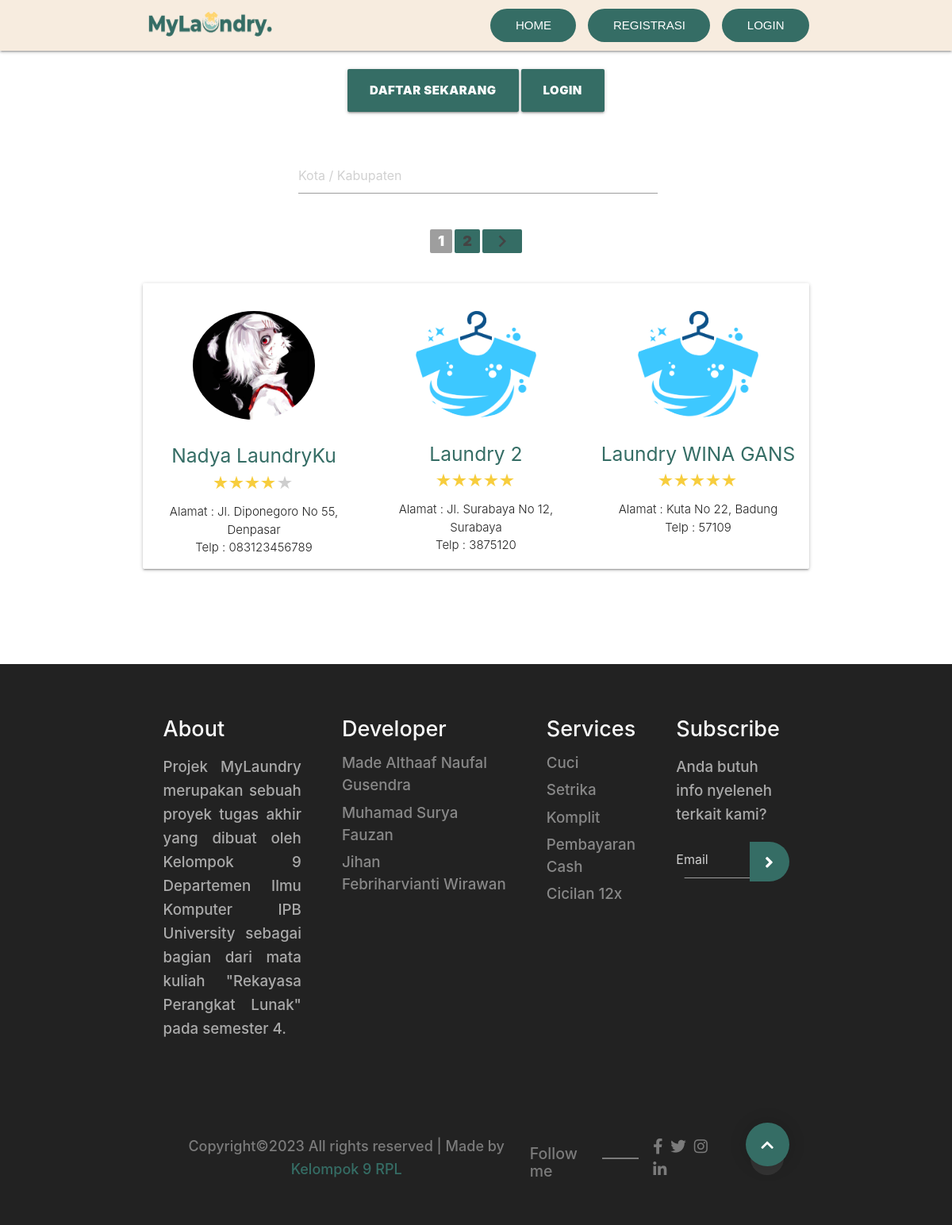
The page /index1.php on the database as committed earlier.
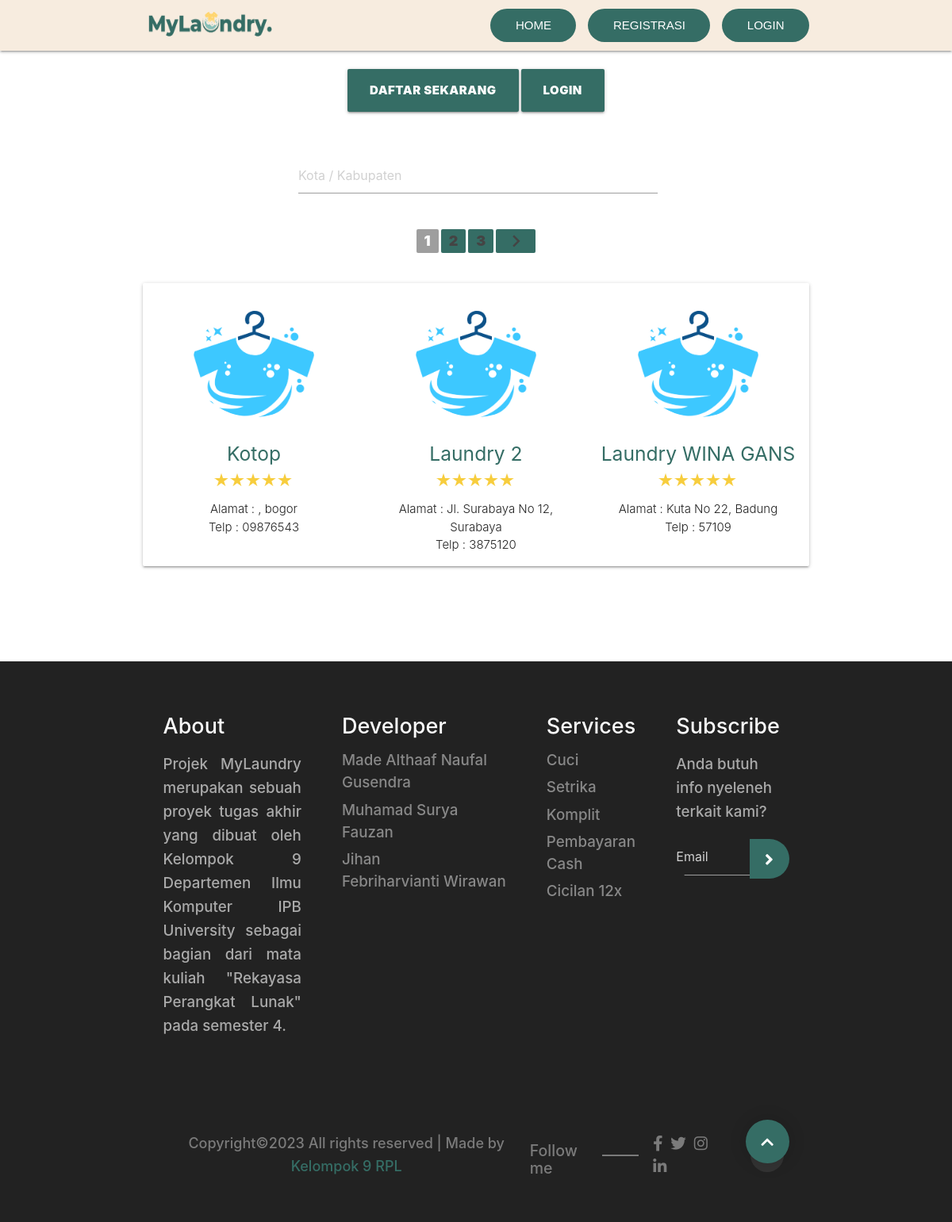
The same page on the database as committed later.
### tables this page shows
CREATE TABLE `agen` (
  `id_agen` int(11) NOT NULL,
  `nama_laundry` varchar(30) DEFAULT NULL,
  `nama_pemilik` varchar(30) DEFAULT NULL,
  `telp` varchar(13) DEFAULT NULL,
  `email` varchar(30) DEFAULT NULL,
  `kota` varchar(20) DEFAULT NULL,
  `alamat` varchar(100) DEFAULT NULL,
  `plat_driver` varchar(12) DEFAULT NULL,
  `foto` text NOT NULL,
  `password` varchar(255) DEFAULT NULL
);

### index1.php (the view, shortened to what the rows shown need)
<?php
include 'connect-db.php';
$jumlahDataPerHalaman = 3;
if ( isset($_GET["page"])){
    $halamanAktif = $_GET["page"];
}else{
    $halamanAktif = 1;
}
$awalData = ( $jumlahDataPerHalaman * $halamanAktif ) - $jumlahDataPerHalaman;
$agen = mysqli_query($connect,"SELECT * FROM agen LIMIT $awalData, $jumlahDataPerHalaman");
?>
<!DOCTYPE html>
<html lang="en">
<head>
    <link rel="stylesheet" href="./css/body.css" />
</head>
<body class="background.css" >
    <?php include 'header.php'; ?>
            <br>
    <div id="container">
        <div class="container">
            <div class="section">
                <div class="row card">
                    <?php foreach ( $agen as $dataAgen) : ?>
                        <div class="col s12 m4">
                            <div class="icon-block center">
                                <h2 class="center light-blue-text"><a href="detail-agen.php?id=<?= $dataAgen['id_agen'] ?>"><img src="img/agen/<?= $dataAgen['foto'] ?>" class="circle resposive-img" width=60% /></a></h2>
                                <h5 class="center"><a style="color: #356d65" href="detail-agen.php?id=<?= $dataAgen['id_agen'] ?>"><?= $dataAgen["nama_laundry"] ?></a></h5>
                                <?php
                                    $temp = $dataAgen["id_agen"];
                                    $queryStar = mysqli_query($connect,"SELECT * FROM transaksi WHERE id_agen = '$temp'");
                                    $totalStar = 0;
                                    $i = 0;
                                    while ($star = mysqli_fetch_assoc($queryStar)){
                                        if ($star["rating"] != 0){
                                            $totalStar += $star["rating"];
                                            $i++;
                                            $fixStar = ceil($totalStar / $i);
                                        }
                                    }
                                    if ( $totalStar == 0 ) {
                                ?>
                                    <center><fieldset class="bintang"><span class="starImg star-0"></span></fieldset></center>
                                <?php }else { ?>
                                    <center><fieldset class="bintang"><span class="starImg star-<?= $fixStar ?>"></span></fieldset></center>
                                <?php } ?>
                                <p class="light">
                                    Alamat : <?= $dataAgen["alamat"] . ", " . $dataAgen["kota"]  ?>
                                    <br/>Telp : <?= $dataAgen["telp"] ?></p>
                            </div>
                        </div>
                    <?php endforeach; ?>
                </div>
            </div>
            <br><br>
        </div>
    </div>
    <?php include "footer.php" ?>
</body>
</html>

Rows that differ between the two databases and show on the page:
changed agen: foto: picture removed, a placeholder shows; nama_laundry "Nadya LaundryKu" → "Kotop"; kota "Denpasar" → "bogor"; telp "083123456789" → "09876543"; alamat "Jl. Diponegoro No 55" → (not shown)
Other text that changed with them:
new list line: "3"
